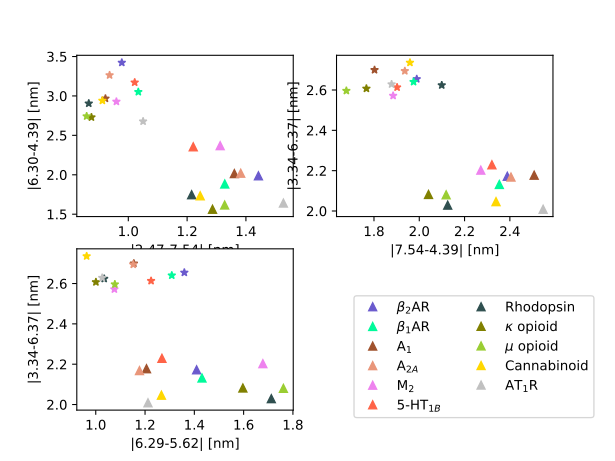

The Python source for this figure:
from __future__ import absolute_import
from __future__ import division
from __future__ import print_function

import logging
import sys

logging.basicConfig(
    stream=sys.stdout,
    level=logging.DEBUG,
    format='%(asctime)s %(name)s-%(levelname)s: %(message)s',
    datefmt='%Y-%m-%d %H:%M:%S')
import matplotlib as mpl
import matplotlib.pyplot as plt

mpl.style.use('default')
import colvars
from colvars.generic_cvs import ContactCv
import mdtraj as md
import numpy as np
import matplotlib.colors

logger = logging.getLogger("GpcrTrans")


class ReceptorCvComplex(object):
    def __init__(self, name, cvs, active_structure, inactive_structure, active_pdb_name, inactive_pdb_name, color=None):
        self.name = name
        self.cvs = cvs
        self.active_structure = active_structure
        self.inactive_structure = inactive_structure
        self.active_pdb_name = active_pdb_name
        self.inactive_pdb_name = inactive_pdb_name
        self.color = color

    def eval_active(self, cv_indices=None, rescale=True):
        try:
            if self.active_structure is not None:
                evals = colvars.eval_cvs(self.active_structure, self.cvs[cv_indices], rescale)
                return evals
        except ValueError as ex:
            logger.exception(ex)
            logger.error("Could not eval {}/active for cvs {}".format(self.name, cv_indices))
            return None

    def eval_inactive(self, cv_indices=None, rescale=True):
        try:
            if self.inactive_structure is not None:
                evals = colvars.eval_cvs(self.inactive_structure, self.cvs[cv_indices], rescale)
                return evals
        except ValueError as ex:
            logger.exception(ex)
            logger.error("Could not eval {}/inactive for cvs {}".format(self.name, cv_indices))
            return None

    def scale(self):
        if self.active_structure is None and self.inactive_structure is None:
            return
        trajs = []
        if self.active_structure is not None:
            trajs.append(self.active_structure)
        if self.inactive_structure is not None:
            trajs.append(self.inactive_structure)
        for cv in self.cvs:
            try:
                cv.normalize(trajs=trajs)
            except Exception as ex:
                logger.exception(ex)
                logger.error("Failed to scale cv {} for receptor {}", cv.name, self.name)


def create_transfer_gpcr_cvs(type, separator_char=","):
    residue_alignment_file = "../../gpcr/reference_structures/gpcr_pdbs/{}.csv".format(type)
    logger.info("Loaded alignemnt info from %s", residue_alignment_file)
    column_to_receptor = []
    receptor_to_resids = {}
    receptor_to_cvs = {}
    ncvs = 0
    with open(residue_alignment_file) as f:
        i = -1
        for row in f.readlines():
            i += 1
            if i == 0:
                for column_idx, r in enumerate(row.strip().split(separator_char)):
                    column_to_receptor.append(r)
                    receptor_to_resids[r] = []
                    receptor_to_cvs[r] = []
            elif row.startswith(separator_char):  # blank line
                continue
            elif row.startswith("CV"):
                ncvs += 1
            else:  # parse line and find atoms indices
                for column_idx, val in enumerate(row.strip().split(separator_char)):
                    r = column_to_receptor[column_idx]
                    receptor_to_resids[r].append(val if r == "generic" else int(val[1:]))
    logger.info("Mapping the following receptors to residues:\n%s", receptor_to_resids)
    for i in range(ncvs):
        for c, r in enumerate(column_to_receptor):
            cvs = receptor_to_cvs.get(r)
            # Assuming 2 resides per CV
            resid1 = receptor_to_resids.get(r)[i * 2]
            resid2 = receptor_to_resids.get(r)[i * 2 + 1]
            if r == "generic":
                cvs.append((resid1, resid2))
            else:
                cvs.append(ContactCv(r + "({}-{})".format(resid1, resid2), resid1, resid2, scheme="ca", periodic=True))
    return receptor_to_cvs


def load_receptor_structures_for_cvs(receptor_to_cvs, separator_char=","):
    dir = "../../gpcr/reference_structures/gpcr_pdbs/"
    file = dir + "receptor_to_structures.csv"
    receptor_cvs = []
    with open(file) as f:
        for row in f.readlines():
            [receptor, active_pdb, inactive_pdb, color] = row.strip().split(separator_char)
            # print(receptor, active_pdb, inactive_pdb)
            if receptor == "Receptor":  # header
                continue
            active_struct = None if active_pdb in ["", "\n"] else md.load(dir + active_pdb + ".pdb")
            inactive_struct = None if inactive_pdb in ["", "\n"] else md.load(dir + inactive_pdb + ".pdb")
            rcv = ReceptorCvComplex(
                receptor,
                np.array(receptor_to_cvs.get(receptor)),
                active_struct,
                inactive_struct,
                active_pdb,
                inactive_pdb,
                color=color
            )
            receptor_cvs.append(rcv)
    for rcv in receptor_cvs:
        rcv.scale()
    logger.info("Loaded structures and CVs %s", [(rcv.active_pdb_name, rcv.inactive_pdb_name) for rcv in receptor_cvs])
    return receptor_cvs


def visualize(receptor_cvs, rescale=True, title="", fill_alpha=1.):
    # cmap = plt.cm.get_cmap("tab20c", len(receptor_cvs) + 1)
    ncvs = len(receptor_cvs[0].cvs)
    ncols = 2
    nrows = np.ceil(ncvs / (2 * ncols))
    index = 1
    # plt.suptitle(title + " (scaled={})".format(not rescale))
    active_marker, inactive_marker = "*", "^"
    for cvi in range(0, ncvs):
        if cvi % 2 != 0 and cvi != ncvs - 1:
            continue  # Don't plot a CV twice
        cvj = cvi + 1 if cvi < ncvs - 2 else cvi - 1
        cv_indices = [cvi, cvj]
        plt.subplot(nrows, ncols, index, adjustable='box', aspect="auto")
        for r_idx, rcv in enumerate(receptor_cvs):
            cv0, cv1 = rcv.cvs[cv_indices]
            if rcv.name == "generic":
                plt.xlabel("|{}-{}| [nm]".format(cv0[0], cv0[1]))  # , fontsize=label_fontsize)
                plt.ylabel("|{}-{}| [nm]".format(cv1[0], cv1[1]))  # , fontsize=label_fontsize)
                continue
            active_evals = rcv.eval_active(cv_indices=cv_indices, rescale=rescale)
            inactive_evals = rcv.eval_inactive(cv_indices=cv_indices, rescale=rescale)
            # color = cmap(r_idx)
            if active_evals is not None:
                plt.plot(active_evals[:, 0], active_evals[:, 1],
                         markeredgecolor=rcv.color,
                         marker=active_marker,
                         # markersize=marker_size,
                         linestyle="None",
                         markerfacecolor=matplotlib.colors.colorConverter.to_rgba(rcv.color, alpha=fill_alpha),
                         # "None",
                         label=rcv.name if inactive_evals is None else None)
            if inactive_evals is not None:
                plt.plot(inactive_evals[:, 0], inactive_evals[:, 1],
                         markeredgecolor=rcv.color,
                         marker=inactive_marker,
                         # markersize=marker_size,
                         linestyle="None",
                         markerfacecolor=matplotlib.colors.colorConverter.to_rgba(rcv.color, alpha=fill_alpha),
                         # "None",
                         label=rcv.name)
        index += 1
        # plt.tick_params(labelsize=ticks_labelsize)
    # plt.legend(fontsize=label_fontsize, bbox_to_anchor=(1.25, 0.75), loc="upper left", ncol=2)
    plt.legend(bbox_to_anchor=(1.25, 0.75), loc="upper left", ncol=2)
    # plt.show()
    plt.savefig("gpcr_transferability.svg")


if __name__ == "__main__":
    type = "sequence_alignment_feb2019"
    # type="sequence_alignment_gpcrdb"
    receptor_to_cvs = create_transfer_gpcr_cvs(type)
    receptor_cvs = load_receptor_structures_for_cvs(receptor_to_cvs)
    visualize(receptor_cvs, title=type, rescale=True)
